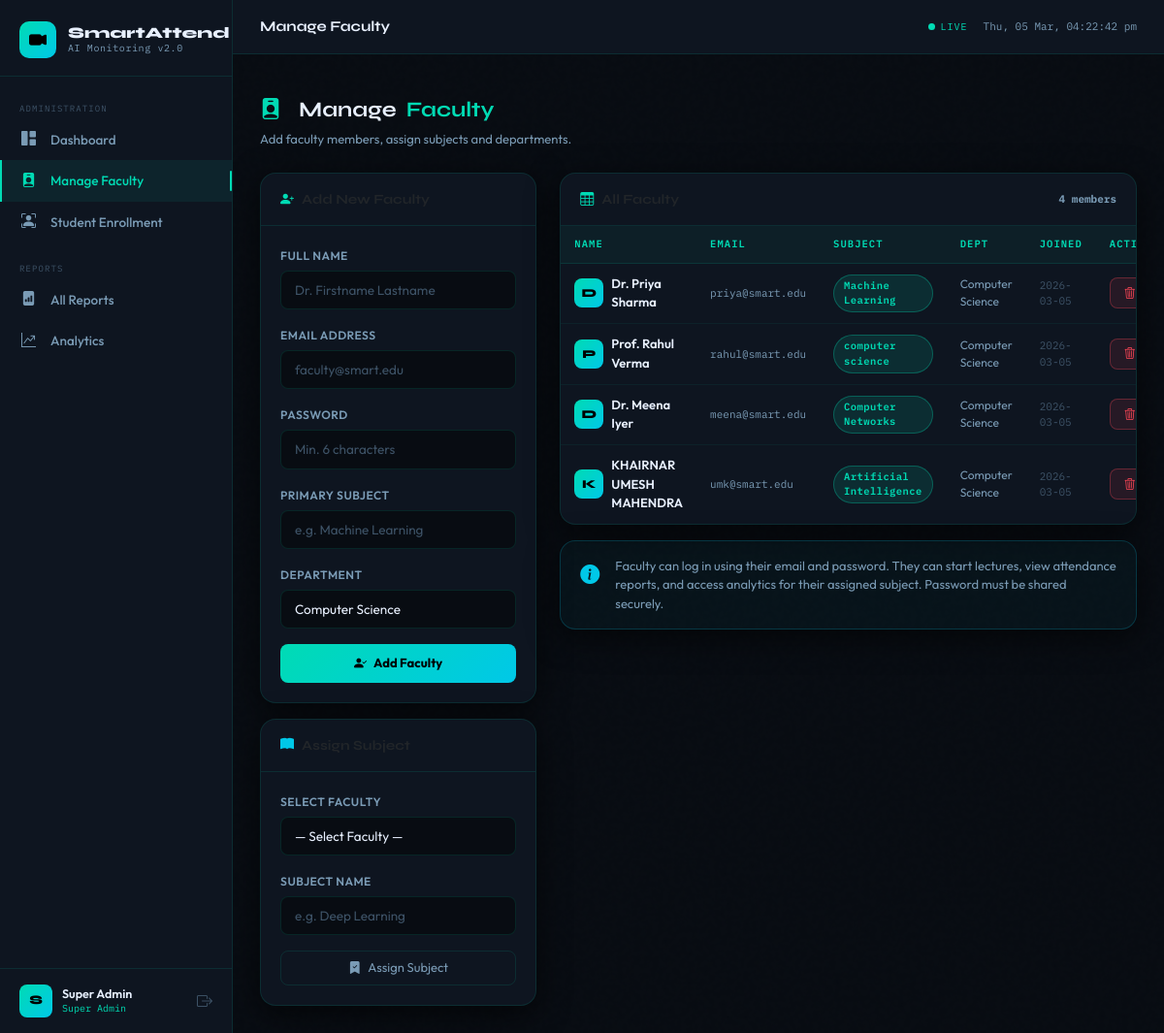
Page /admin/add_faculty (signed in) on the committed database.
### tables this page shows
CREATE TABLE users (
        id            INTEGER PRIMARY KEY AUTOINCREMENT,
        name          TEXT    NOT NULL,
        email         TEXT    NOT NULL UNIQUE,
        password_hash TEXT    NOT NULL,
        role          TEXT    NOT NULL DEFAULT 'faculty',
        subject       TEXT,
        department    TEXT,
        created_at    TEXT    DEFAULT (date('now'))
    );

### app.py (the view, shortened to what this page needs)
@app.route("/admin/add_faculty", methods=["GET","POST"])
@login_required
@roles("super_admin")
def add_faculty():
    conn = get_db()
    faculty = conn.execute("SELECT * FROM users WHERE role='faculty'").fetchall()
    conn.close()
    return render_template("add_faculty.html", faculty=faculty)

### app.py (called while the page is built)
def get_db() -> sqlite3.Connection:
    conn = sqlite3.connect(DATABASE)
    conn.row_factory = sqlite3.Row
    conn.execute("PRAGMA foreign_keys = ON")
    return conn

def login_required(f):
    @wraps(f)
    def wrapped(*a, **kw):
        if "uid" not in session:
            flash("Please log in.", "warning")
            return redirect(url_for("login"))
        return f(*a, **kw)
    return wrapped

def roles(*allowed):
    def decorator(f):
        @wraps(f)
        def wrapped(*a, **kw):
            if session.get("role") not in allowed:
                flash("Access denied.", "danger")
                return redirect(url_for("index"))
            return f(*a, **kw)
        return wrapped
    return decorator

@app.context_processor
def inject_now():
    return {"now": datetime.now()}

### templates/add_faculty.html (shortened to what this page needs)
{% extends "base.html" %}
{% block page_label %}Manage Faculty{% endblock %}
{% block content %}
<div class="page-header">
  <h1><i class="bi bi-person-badge-fill text-teal me-2"></i>Manage <span>Faculty</span></h1>
  <p>Add faculty members, assign subjects and departments.</p>
</div>
<div class="row g-4">
  <div class="col-lg-4">
    <div class="card">
      <div class="card-header">
        <i class="bi bi-person-plus-fill me-2 text-teal"></i>Add New Faculty
      </div>
      <div class="card-body">
        <form method="POST">
          <div class="mb-3">
            <label class="form-label">FULL NAME</label>
            <input type="text" name="name" class="form-control" placeholder="Dr. Firstname Lastname" required>
          </div>
          <div class="mb-3">
            <label class="form-label">EMAIL ADDRESS</label>
            <input type="email" name="email" class="form-control" placeholder="faculty@smart.edu" required>
          </div>
          <div class="mb-3">
            <label class="form-label">PASSWORD</label>
            <input type="password" name="password" class="form-control" placeholder="Min. 6 characters" required minlength="6">
          </div>
          <div class="mb-3">
            <label class="form-label">PRIMARY SUBJECT</label>
            <input type="text" name="subject" class="form-control" placeholder="e.g. Machine Learning">
          </div>
          <div class="mb-3">
            <label class="form-label">DEPARTMENT</label>
            <select name="department" class="form-select">
              <option>Computer Science</option>
            </select>
          </div>
          <button type="submit" class="btn-teal w-100 justify-content-center" style="padding:10px;">
            <i class="bi bi-person-check-fill"></i> Add Faculty
          </button>
        </form>
      </div>
    </div>
    <div class="card mt-3">
      <div class="card-header">
        <i class="bi bi-book-fill me-2 text-cyan"></i>Assign Subject
      </div>
      <div class="card-body">
        <form method="POST">
          <div class="mb-3">
            <label class="form-label">SELECT FACULTY</label>
            <select name="uid" class="form-select" required>
              <option value="">— Select Faculty —</option>
            </select>
          </div>
          <div class="mb-3">
            <label class="form-label">SUBJECT NAME</label>
            <input type="text" name="subject" class="form-control" placeholder="e.g. Deep Learning" required>
          </div>
          <button type="submit" class="btn-ghost w-100 justify-content-center">
            <i class="bi bi-bookmark-check-fill"></i> Assign Subject
          </button>
        </form>
      </div>
    </div>
  </div>
  <div class="col-lg-8">
    <div class="card">
      <div class="card-header d-flex justify-content-between align-items-center">
        <span><i class="bi bi-table me-2 text-teal"></i>All Faculty</span>
        <span class="font-mono" style="font-size:11px; color:var(--text-sec);">{{ faculty|length }} members</span>
      </div>
      <div class="card-body p-0">
        <table class="table-custom">
          <thead>
            <tr>
              <th>NAME</th>
              <th>EMAIL</th>
              <th>SUBJECT</th>
              <th>DEPT</th>
              <th>JOINED</th>
              <th>ACTION</th>
            </tr>
          </thead>
          <tbody>
            {% for f in faculty %}
            <tr>
              <td>
                <div class="d-flex align-items-center gap-2">
                  <div style="width:30px;height:30px;background:linear-gradient(135deg,var(--teal),var(--cyan));
                              border-radius:8px;display:flex;align-items:center;justify-content:center;
                              font-family:'Syne',sans-serif;font-weight:800;font-size:12px;color:#000;flex-shrink:0;">
                    {{ f.name[0]|upper }}
                  </div>
                  <span class="fw-600">{{ f.name }}</span>
                </div>
              </td>
              <td class="font-mono" style="font-size:11px; color:var(--text-sec);">{{ f.email }}</td>
              <td><span class="badge-status bs-active">{{ f.subject or '—' }}</span></td>
              <td style="color:var(--text-sec); font-size:12px;">{{ f.department or '—' }}</td>
              <td class="font-mono" style="font-size:11px; color:var(--text-muted);">{{ f.created_at or '—' }}</td>
              <td>
                <form method="POST" onsubmit="return confirm('Remove {{ f.name }}?')" style="display:inline;">
                  <button type="submit" class="btn-danger-soft">
                    <i class="bi bi-trash3"></i>
                  </button>
                </form>
              </td>
            </tr>
            {% else %}
            <tr>
              <td colspan="6" class="text-center py-5" style="color:var(--text-muted);">
                <i class="bi bi-people fs-3 d-block mb-2"></i>No faculty added yet
              </td>
            </tr>
            {% endfor %}
          </tbody>
        </table>
      </div>
    </div>
    <div class="card mt-3" style="background:rgba(0,200,232,.04); border-color:rgba(0,200,232,.2);">
      <div class="card-body py-3">
        <div class="d-flex gap-3 align-items-start">
          <i class="bi bi-info-circle-fill text-cyan fs-5 flex-shrink-0 mt-1"></i>
          <div style="font-size:13px; color:var(--text-sec);">
            Faculty can log in using their email and password. They can start lectures, view attendance reports, and access analytics for their assigned subject. Password must be shared securely.
          </div>
        </div>
      </div>
    </div>
  </div>
</div>
{% endblock %}

### static/css/style.css (style rules this page uses)
:root { --bg-deep: #080c12; --bg-card: #0e1520; --bg-glass: rgba(14,21,32,0.85); --bg-hover: #131d2c; --border: rgba(0,220,180,0.12); --border-act: rgba(0,220,180,0.5); --teal: #00dbb4; --teal-dim: #007c67; --cyan: #00c8e8; --amber: #f5a623; --red: #ff4757; --green: #2ed573; --purple: #9b59b6; --text-pri: #e8f0fe; --text-sec: #7a9bb5; --text-muted: #3d5266; --radius: 10px; --radius-lg: 16px; --shadow: 0 8px 32px rgba(0,0,0,0.6); --shadow-teal:0 0 20px rgba(0,219,180,0.18); --transition: 0.22s cubic-bezier(.4,0,.2,1); }
*, *::before, *::after { box-sizing: border-box; margin: 0; padding: 0; }
html { scroll-behavior: smooth; }
body { font-family: 'Outfit', sans-serif; font-size: 14px; background: var(--bg-deep); color: var(--text-pri); min-height: 100vh; overflow-x: hidden; }
body::before { content:''; position:fixed; inset:0; pointer-events:none; z-index:0; opacity:0.4; }
h1,h2,h3,h4,h5 { font-family:'Syne',sans-serif; font-weight:700; }
.text-teal { color: var(--teal) !important; }
.text-cyan { color: var(--cyan) !important; }
.card { background: var(--bg-card); border: 1px solid var(--border); border-radius: var(--radius-lg); box-shadow: var(--shadow); overflow: hidden; }
.card-header { background: transparent; border-bottom: 1px solid var(--border); padding: 16px 20px; font-family:'Syne',sans-serif; font-size:14px; font-weight:700; }
.card-body { padding: 20px; }
.table-custom { width:100%; border-collapse:separate; border-spacing:0; }
.table-custom thead th { background: rgba(0,219,180,0.05); color: var(--teal); font-family:'IBM Plex Mono',monospace; font-size:10.5px; letter-spacing:.1em; font-weight:600; padding: 11px 14px; border-bottom: 1px solid var(--border); white-space: nowrap; }
.table-custom tbody td { padding: 11px 14px; border-bottom: 1px solid rgba(0,219,180,0.06); color: var(--text-pri); font-size: 13px; vertical-align: middle; }
.table-custom tbody tr:last-child td { border-bottom: none; }
.badge-status { display:inline-flex; align-items:center; gap:5px; padding:3px 10px; border-radius:20px; font-family:'IBM Plex Mono',monospace; font-size:10.5px; font-weight:600; letter-spacing:.04em; }
.bs-active { background:rgba(0,219,180,.12); color:var(--teal); border:1px solid rgba(0,219,180,.3); }
.btn-teal { background: linear-gradient(135deg,var(--teal),var(--cyan)); color: #000; font-weight:700; border:none; border-radius:8px; padding:8px 18px; font-size:13px; transition: all var(--transition); display:inline-flex; align-items:center; gap:7px; cursor:pointer; }
.btn-ghost { background:transparent; border:1px solid var(--border); color:var(--text-sec); border-radius:8px; padding:7px 16px; font-size:13px; transition:all var(--transition); display:inline-flex; align-items:center; gap:7px; cursor:pointer; text-decoration:none; }
.btn-danger-soft { background:rgba(255,71,87,.1); border:1px solid rgba(255,71,87,.3); color:var(--red); border-radius:8px; padding:6px 14px; font-size:12px; transition:all var(--transition); cursor:pointer; }
.form-label { font-size:12px; font-weight:600; color:var(--text-sec); margin-bottom:6px; letter-spacing:.04em; }
.form-control, .form-select { background: var(--bg-deep); border: 1px solid var(--border); color: var(--text-pri); border-radius: 8px; padding: 9px 14px; font-size: 13.5px; font-family:'Outfit',sans-serif; transition: all var(--transition); }
.form-control::placeholder { color:var(--text-muted); }
.form-select option { background:var(--bg-card); }
.page-header { margin-bottom:24px; }
.page-header h1 { font-size:22px; display:flex; align-items:center; gap:10px; }
.page-header h1 span { color:var(--teal); }
.page-header p { color:var(--text-sec); font-size:13px; margin-top:4px; }
.gap-2 { gap:.5rem!important; }
.gap-3 { gap:1rem!important; }
.fw-600 { font-weight:600; }
.font-mono { font-family:'IBM Plex Mono',monospace; }

### rows in the picture
users: name "D", name "Dr. Priya Sharma", email "priya@smart.edu", subject "Machine Learning", department "Computer Science", created_at "2026-03-05"
users: name "P", name "Prof. Rahul Verma", email "rahul@smart.edu", subject "computer science", department "Computer Science", created_at "2026-03-05"
users: name "D", name "Dr. Meena Iyer", email "meena@smart.edu", subject "Computer Networks", department "Computer Science", created_at "2026-03-05"
users: name "K", name "KHAIRNAR UMESH MAHENDRA", email "umk@smart.edu", subject "Artificial Intelligence", department "Computer Science", created_at "2026-03-05"

### other values in the picture
{{ session.uname[0]|upper if session.uname else 'U' }} "S"
{{ session.uname or 'User' }} "Super Admin"
{{ (session.role or 'guest')|replace('_',' ')|title }} "Super Admin"
{{ faculty|length }} "4"
